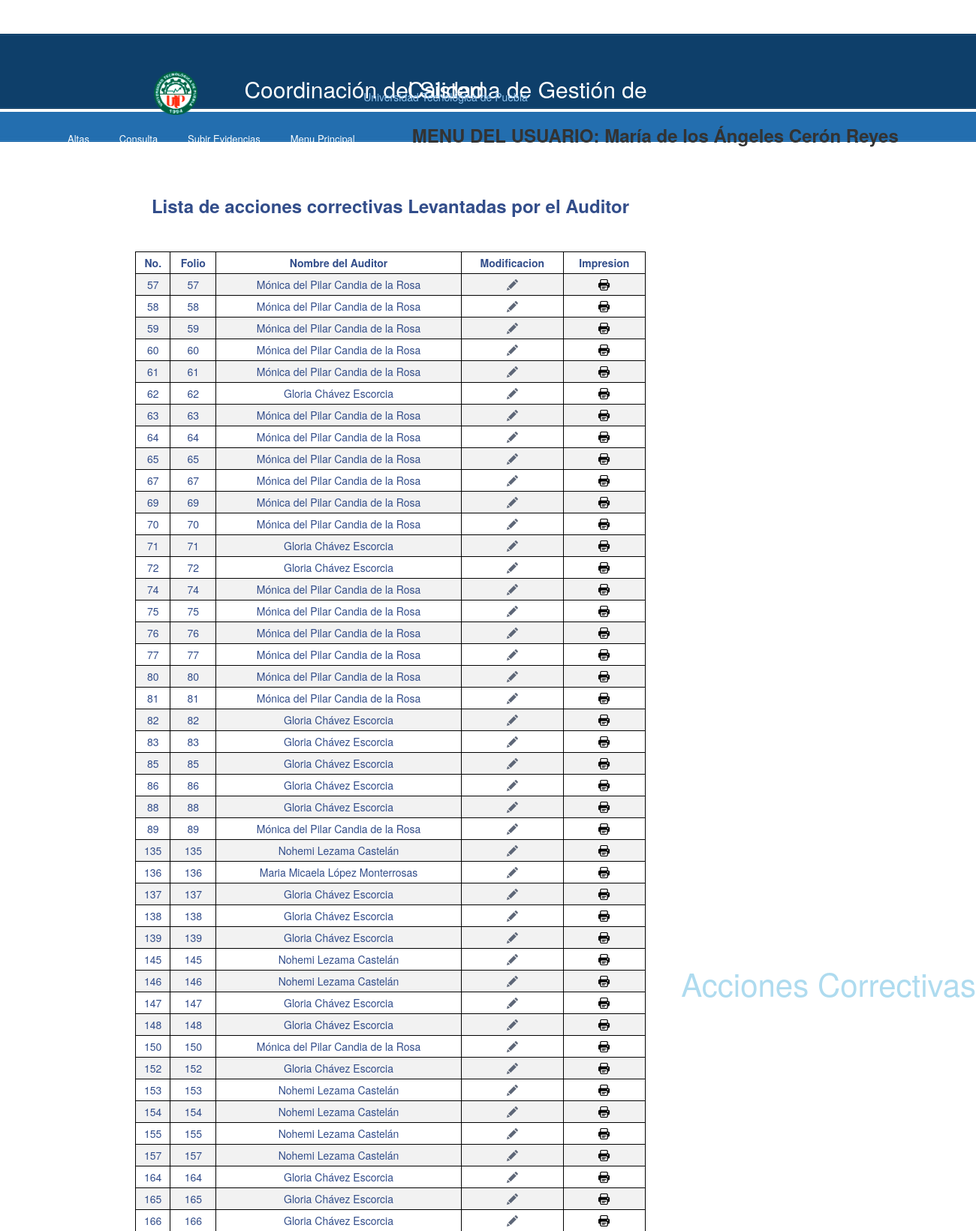
Page /consultausu1.php (upper part) on the committed database.
### tables this page shows
CREATE TABLE `areas1` (
  `idarea` int(5) NOT NULL auto_increment,
  `clave` varchar(3) NOT NULL,
  `nomarea` varchar(80) NOT NULL,
  `nomcal` varchar(60) NOT NULL,
  `titu` varchar(60) NOT NULL,
  `usuauditor` varchar(10) NOT NULL,
  `passauditor` varchar(10) NOT NULL,
  `usuusu` varchar(10) NOT NULL,
  `passusu` varchar(10) NOT NULL,
  PRIMARY KEY  (`idarea`)
);

CREATE TABLE `acc` (
  `idac` int(5) NOT NULL auto_increment,
  `conforme` varchar(900) NOT NULL,
  `folio` varchar(10) NOT NULL,
  `dete` varchar(20) NOT NULL,
  `dete1` varchar(20) NOT NULL,
  `dete2` varchar(20) NOT NULL,
  `dete3` varchar(20) NOT NULL,
  `dete4` varchar(20) NOT NULL,
  `otra` varchar(25) default NULL,
  `fechanoti` date NOT NULL,
  `area` varchar(60) NOT NULL,
  `auditor` varchar(50) NOT NULL,
  `nombreno` varchar(50) NOT NULL,
  `nombreres` varchar(50) NOT NULL,
  `nombre` varchar(50) NOT NULL,
  `accionin` varchar(300) NOT NULL,
  `resultado` varchar(300) NOT NULL,
  `accion1` varchar(200) default NULL,
  `res1` varchar(30) NOT NULL,
  `fecha1` date NOT NULL,
  `accion2` varchar(200) default NULL,
  `res2` varchar(30) NOT NULL,
  `fecha2` date NOT NULL,
  `accion3` varchar(200) default NULL,
  `res3` varchar(30) NOT NULL,
  `fecha3` date NOT NULL,
  `accion4` varchar(200) default NULL,
  `res4` varchar(30) NOT NULL,
  `fecha4` date NOT NULL,
  `accion5` varchar(200) default NULL,
  `res5` varchar(30) NOT NULL,
  `fecha5` date NOT NULL,
  `porque1` varchar(200) NOT NULL,
  `porque2` varchar(200) NOT NULL,
  `porque3` varchar(200) NOT NULL,
  `porque4` varchar(200) NOT NULL,
  `porque5` varchar(200) NOT NULL,
  `otratec` varchar(1500) default NULL,
  `causa1` varchar(60) default NULL,
  `causa2` varchar(60) default NULL,
  `causa3` varchar(60) default NULL,
  `causa4` varchar(60) default NULL,
  `causa5` varchar(60) default NULL,
  `causa6` varchar(60) default NULL,
  `subcausa1` varchar(100) NOT NULL,
  `subcausa2` varchar(100) NOT NULL,
  `subcausa3` varchar(100) NOT NULL,
  `subcausa4` varchar(100) NOT NULL,
  `subcausa5` varchar(100) NOT NULL,
  `subcausa6` varchar(100) NOT NULL,
  `efecto` varchar(100) default NULL,
  `tipo` varchar(3) NOT NULL,
  `efectivo` varchar(200) NOT NULL,
  `auditorarea` varchar(50) NOT NULL,
  `fechaarea` date NOT NULL,
  `veriefectivo` varchar(200) NOT NULL,
  `auditorveri` varchar(50) NOT NULL,
  `fechaveri` date NOT NULL,
  `var1` varchar(10) NOT NULL,
  `var2` varchar(10) NOT NULL,
  `area1` varchar(60) default NULL,
  `area2` varchar(60) default NULL,
  `area3` varchar(60) default NULL,
  `nombreres1` varchar(50) default NULL,
  `nombreres2` varchar(50) default NULL,
  `nombreres3` varchar(50) default NULL,
  `cancel` varchar(3) default NULL,
  PRIMARY KEY  (`idac`)
);

### consultausu1.php (the view, shortened to what this page needs)
<!DOCTYPE html PUBLIC "-//W3C//DTD XHTML 1.0 Transitional//EN" "http://www.w3.org/TR/xhtml1/DTD/xhtml1-transitional.dtd">
<html xmlns="http://www.w3.org/1999/xhtml">
<head>
<link href="templatemoo_style.css" rel="stylesheet" type="text/css" />
<link href="css/main.css" rel="stylesheet" type="text/css">
</head>
<body>
<div id="templatemo_top_bar">
</div>
<div id="templatemo_banner_bar_wrapper">
	<div id="templatemo_banner_bar">
    	<h1>
<?php
include('arriba.php')
?>
        </h1>
    </div>
</div>
<div id="templatemo_menu_wrapper">
	<div id="templatemo_menu">
    	<ul>
<?php
include('menuscorrectivausu.php');
?>
        </ul>
    </div>
</div>
<div id="templatemo_content">
	<div id="main_column">
    	<div class="section_w500">
             <center><h3><font color=#324D8A>Lista de acciones correctivas Levantadas por el Auditor</h3><br><br>
             <center><table width="40%" border="1px" bordercolor="black">
              <tr>
              <td bgcolor=#ffffff align="center"><b>No.</td>
              <td bgcolor=#ffffff align="center"><b>Folio</td>
              <td bgcolor=#ffffff align="center"><b>Nombre del Auditor</td>
              <td bgcolor=#ffffff align="center"><b>Modificacion</td>
              <td bgcolor=#ffffff align="center"><b>Impresion</td>
              </tr>
              <?php
include('conecta.php');
				$consulta1=mysql_query("SELECT * FROM areas1 WHERE passusu='$var2'",$link);
				while($row=mysql_fetch_array($consulta1))
				{
                                  $nomarea=$row['nomarea'];
                                  $x=1;
                                 }
if($x==1)
{
				$consulta=mysql_query("SELECT * FROM acc WHERE area='$nomarea' or area1='$nomarea' or area2='$nomarea' or area3='$nomarea'",$link);
				while($row=mysql_fetch_array($consulta))
				{
?>
                             <td><?php echo $row[0]?></td>
		<td><?php echo $row[2]?></td>
		<td><?php echo $row[11]?></td>
<?php
		echo '<td align=center>';
	        echo '<center><img src="imagenes/actions-edit.png" onclick="editar('.$row['idac'].')"/>  ';
		echo '<td align=center>';
		echo '<center><img src="im.jpg" onclick="imprime('.$row['idac'].')"/>';
		echo '</td>';
				}
				echo "</table>";
				?>
              <?php
                                echo "</div>";
        echo "</div>";
}
else
{
echo "Usuario o Contraseña Incorrecta";
}
?>
      </div>
</body>
</html>
<link type="text/css" href="bootstrap.min.css" rel="stylesheet">

### menuscorrectivausu.php (shortened to what this page needs)
<?php
$var2=$_SESSION['clave'];
include('conecta.php');
$consultaa=mysql_query("SELECT * FROM areas1 where passusu='$var2'",$link);
				while($row=mysql_fetch_array($consultaa))
				{
					$nomcal=$row['nomcal'];
                                                            }
?>
<ul>
      <li><font size=2><a href=correctivausu.php>Altas</li></a></font>
      <li><font size=2><a href=consultausu1.php>Consulta</li></a></font>
      <li><font size=2><a href=formato_productos.php>Subir Evidencias</li></a></font>
      <li><a href=menu1.php><font size=2>Menu Principal</font></a>
<li></li>
<li><b><h3>MENU DEL USUARIO:  <?php echo $nomcal; ?></h3></b></li>
</ul>

### templatemoo_style.css (style rules this page uses)
body { margin: 0; padding: 0; line-height: 1.5em; font-family: Arial, Helvetica, sans-serif; font-size: 12px; color: #e4edf5; }
a:link, a:visited { color: #ffffff; }
img { margin: 0px; padding: 0px; border: none; }
h1 { margin: 0px; padding: 10px 0; font-size: 34px; color: #ffffff; font-weight: normal; }
h3 { margin: 0 0 10px 0; padding: 0 0 5px 0; font-size: 20px; color: #ffffff; font-weight: normal; border-bottom: 1px dotted #ffffff; }
#templatemo_top_bar { clear: both; width: 940px; height: 45px; padding: 5px 20px 0 20px;; margin-left:10px; }
#templatemo_banner_bar_wrapper { clear: both; width: 100%; height: 100px; margin: 0 auto; background: url(images/templatemo_banner.jpg) repeat-x; }
#templatemo_banner_bar { width: 940px; height: 80px; margin: 0 auto; padding: 20px 20px 0 20px; }
#templatemo_menu_wrapper { clear: both; width: 100%; height: 60px; margin: 0 auto; background: url(images/templatemo_menu_bg_repeat.jpg) repeat-x; }
#templatemo_menu { width: 1240px; height: 60px; margin: 0 auto; padding: 0 20px; margin-left: 50px; margin-top: 4px; }
ul { text-align: left; display: inline; margin: 0; padding: 15px 4px 17px 0; list-style: none; }
ul li { display: inline-block; margin-right: -4px; position: relative; padding: 15px 20px; margin-top: -9px; cursor: pointer; -webkit-transition: all 0.2s; -moz-transition: all 0.2s; -ms-transition: all 0.2s; -o-transition: all 0.2s; transition: all 0.2s; }
#templatemo_content { clear: both; width: 450px; padding: 40px 20px 0 20px; margin: 0 auto; }
#main_column { float: left; width: 500px; margin-right: 40px; }
.section_w500 { clear: both; margin-bottom: 260px; margin-left: -350px; }

### css/main.css (style rules this page uses)
H1 { font-size: 12pt; font-weight: bold; color: #0066CC; }

### anunciocorrectiva.php (style rules this page uses)
body:after { content: "Acciones Correctivas"; font-size: 3em; color: rgba(52, 166, 214, 0.4); z-index: 9999; display: flex; align-items: center; justify-content: center; position: fixed; top: 0; right: 0; bottom: 0; left: 5; -webkit-pointer-events: none; -moz-pointer-events: none; -ms-pointer-events: none; -o-pointer-events: none; pointer-events: none; -webkit-user-select: none; -moz-user-select: none; -ms-user-select: none; -o-user-select: none; user-select: none; }

### consultausu1.php (style rules this page uses)
table { border-collapse: collapse; width: 80%; }
th, td { text-align: center; padding: 4px; }

### rows in the picture
areas1: nomcal "María de los Ángeles Cerón Reyes"
acc: idac "57", folio "57", auditor "Mónica del Pilar Candia de la Rosa"
acc: idac "58", folio "58", auditor "Mónica del Pilar Candia de la Rosa"
acc: idac "59", folio "59", auditor "Mónica del Pilar Candia de la Rosa"
acc: idac "60", folio "60", auditor "Mónica del Pilar Candia de la Rosa"
acc: idac "61", folio "61", auditor "Mónica del Pilar Candia de la Rosa"
acc: idac "62", folio "62", auditor "Gloria Chávez Escorcia"
acc: idac "63", folio "63", auditor "Mónica del Pilar Candia de la Rosa"
acc: idac "64", folio "64", auditor "Mónica del Pilar Candia de la Rosa"
acc: idac "65", folio "65", auditor "Mónica del Pilar Candia de la Rosa"
acc: idac "67", folio "67", auditor "Mónica del Pilar Candia de la Rosa"
acc: idac "69", folio "69", auditor "Mónica del Pilar Candia de la Rosa"
acc: idac "70", folio "70", auditor "Mónica del Pilar Candia de la Rosa"
acc: idac "71", folio "71", auditor "Gloria Chávez Escorcia"
acc: idac "72", folio "72", auditor "Gloria Chávez Escorcia"
acc: idac "74", folio "74", auditor "Mónica del Pilar Candia de la Rosa"
acc: idac "75", folio "75", auditor "Mónica del Pilar Candia de la Rosa"
acc: idac "76", folio "76", auditor "Mónica del Pilar Candia de la Rosa"
acc: idac "77", folio "77", auditor "Mónica del Pilar Candia de la Rosa"
acc: idac "80", folio "80", auditor "Mónica del Pilar Candia de la Rosa"
acc: idac "81", folio "81", auditor "Mónica del Pilar Candia de la Rosa"
acc: idac "82", folio "82", auditor "Gloria Chávez Escorcia"
acc: idac "83", folio "83", auditor "Gloria Chávez Escorcia"
acc: idac "85", folio "85", auditor "Gloria Chávez Escorcia"
acc: idac "86", folio "86", auditor "Gloria Chávez Escorcia"
acc: idac "88", folio "88", auditor "Gloria Chávez Escorcia"
acc: idac "89", folio "89", auditor "Mónica del Pilar Candia de la Rosa"
acc: idac "135", folio "135", auditor "Nohemi Lezama Castelán"
acc: idac "136", folio "136", auditor "Maria Micaela López Monterrosas"
acc: idac "137", folio "137", auditor "Gloria Chávez Escorcia"
acc: idac "138", folio "138", auditor "Gloria Chávez Escorcia"
acc: idac "139", folio "139", auditor "Gloria Chávez Escorcia"
acc: idac "145", folio "145", auditor "Nohemi Lezama Castelán"
acc: idac "146", folio "146", auditor "Nohemi Lezama Castelán"
acc: idac "147", folio "147", auditor "Gloria Chávez Escorcia"
acc: idac "148", folio "148", auditor "Gloria Chávez Escorcia"
acc: idac "150", folio "150", auditor "Mónica del Pilar Candia de la Rosa"
acc: idac "152", folio "152", auditor "Gloria Chávez Escorcia"
acc: idac "153", folio "153", auditor "Nohemi Lezama Castelán"
acc: idac "154", folio "154", auditor "Nohemi Lezama Castelán"
acc: idac "155", folio "155", auditor "Nohemi Lezama Castelán"
acc: idac "157", folio "157", auditor "Nohemi Lezama Castelán"
acc: idac "164", folio "164", auditor "Gloria Chávez Escorcia"
acc: idac "165", folio "165", auditor "Gloria Chávez Escorcia"
acc: idac "166", folio "166", auditor "Gloria Chávez Escorcia"
